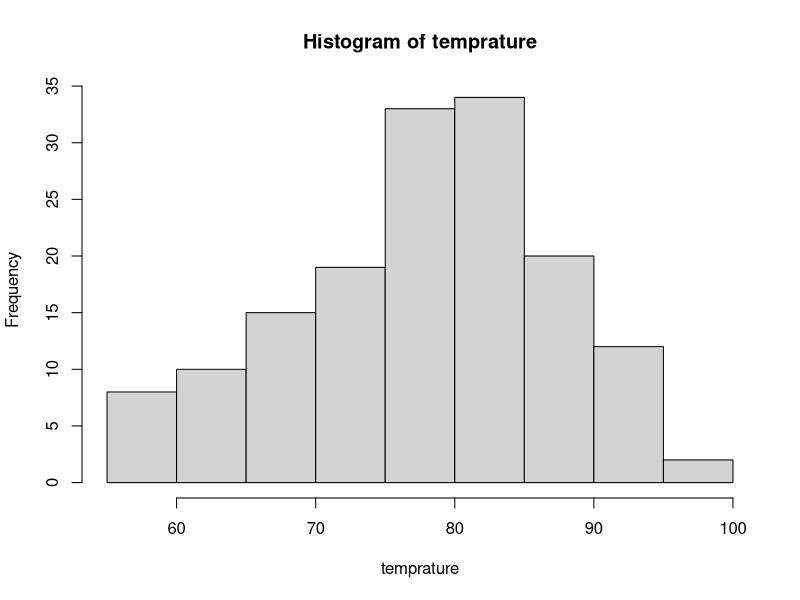
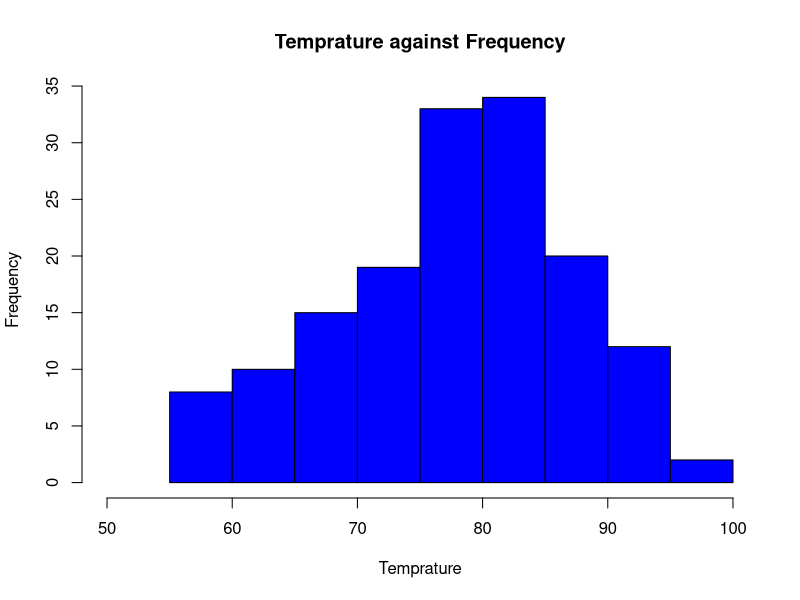
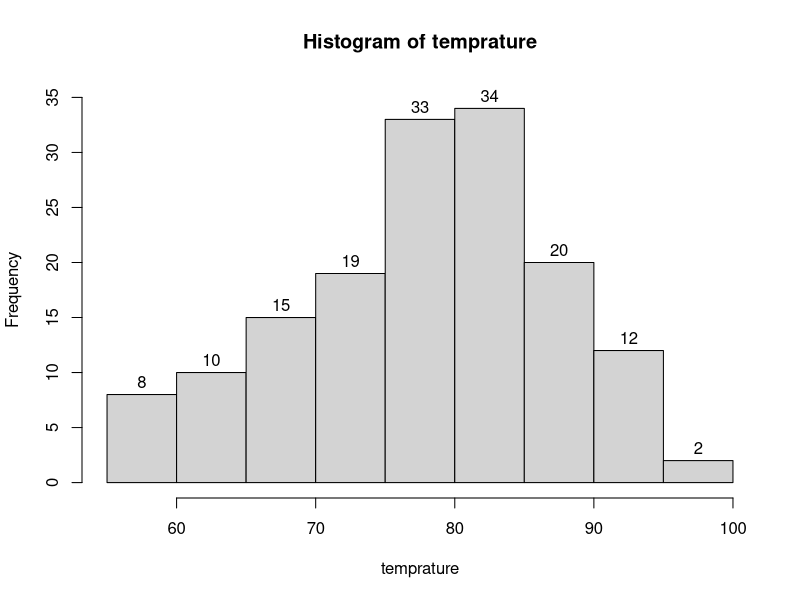
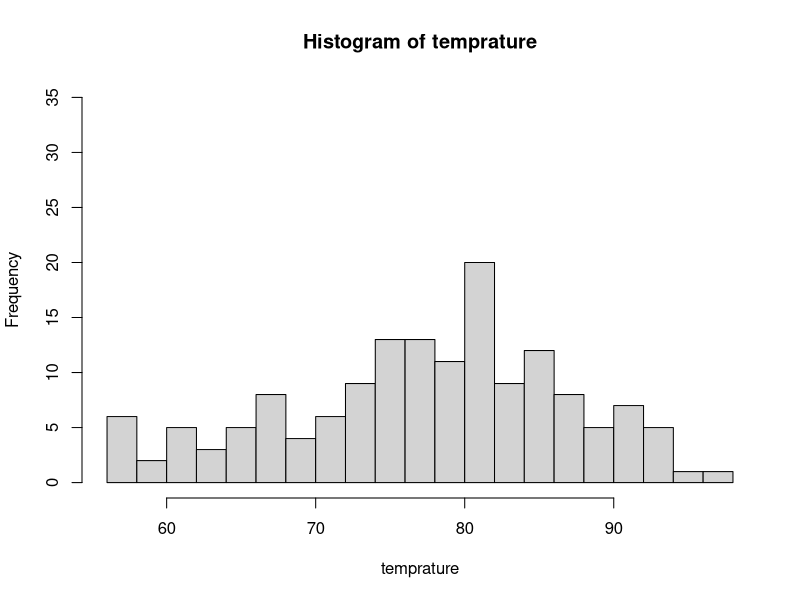
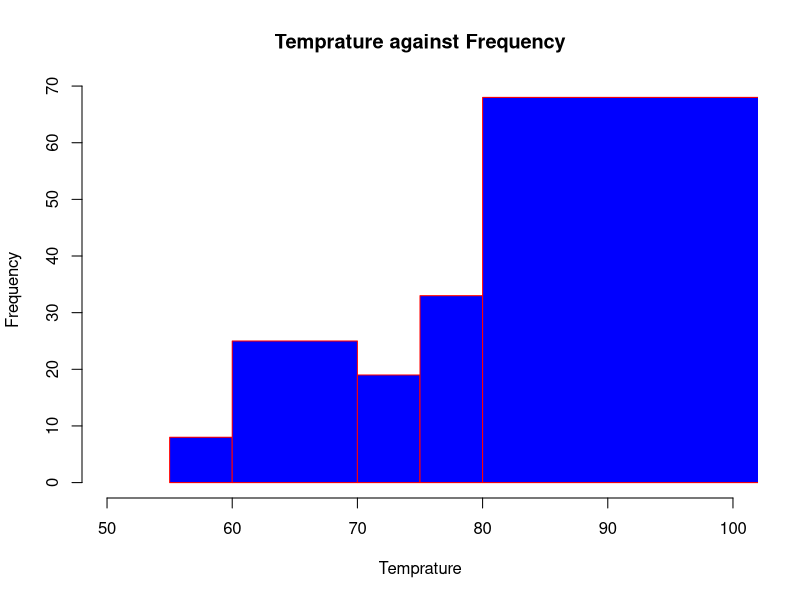

Here is the R script that generated these plots, in order:
library(tidyverse)
temprature = airquality$Temp
temprature
hist(temprature)


hist(temprature, 
     main='Temprature against Frequency',
     xlab = 'Temprature',
     ylab='Frequency',
     col = c('blue'),
     xlim = c(50,100),
     freq = T
     )


h =hist(temprature, ylim=c(0,35))
text(h$mids, h$counts, labels=h$counts, adj=c(0.5, -0.5))

hist(temprature, ylim=c(0,35), breaks=20)

hist(temprature, 
     main='Temprature against Frequency',
     xlab = 'Temprature',
     ylab='Frequency',
     col = c('blue'),
     border='red',
     xlim = c(50,100),
     freq = TRUE,
     breaks=c(55,60,70,75,80,300)
     )

